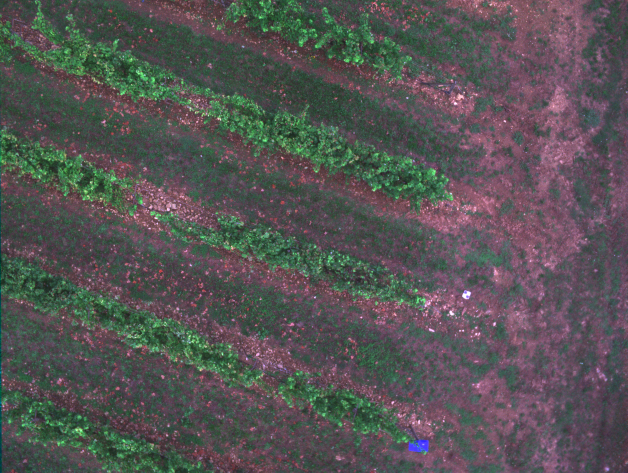
#> input picture Vineyard_dataset_project/VIEW_ROW/colour_balance/balanced_img_V1.png, 1255 x 945 px (shown at 1/2 size)
$ python apply_histogram_balance.py
#> lines starting #> are read from the running program, lines starting #| are printed output that depends on the picture
import matplotlib.pyplot as plt

from skimage import data
from skimage import exposure
from skimage.exposure import match_histograms
import cv2


reference =  cv2.cvtColor(cv2.imread('balanced_img_V1.png'), cv2.COLOR_BGR2RGB)
#reference = cv2.resize(reference, (1255, 945))
image = cv2.cvtColor(cv2.imread('IMG_0030.tif'), cv2.COLOR_BGR2RGB)
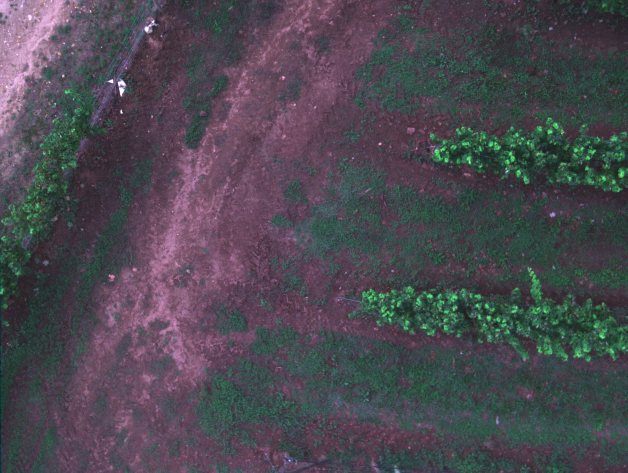
#> input picture Vineyard_dataset_project/VIEW_ROW/colour_balance/IMG_0030.tif, 1255 x 945 px (shown at 1/2 size)
#image = cv2.cvtColor(cv2.imread('original_image.JPG'), cv2.COLOR_BGR2RGB)


print(image.shape)
#| (945, 1255, 3)
print(reference.shape)
#| (945, 1255, 3)

matched = match_histograms(image, reference, channel_axis=-1)

fig, (ax1, ax2, ax3) = plt.subplots(nrows=1, ncols=3, figsize=(8, 3),
                                    sharex=True, sharey=True)
for aa in (ax1, ax2, ax3):
    aa.set_axis_off()

ax1.imshow(image)
ax1.set_title('Source')
ax2.imshow(reference)
ax2.set_title('Reference')
ax3.imshow(matched)
ax3.set_title('Matched')

plt.tight_layout()
plt.show()
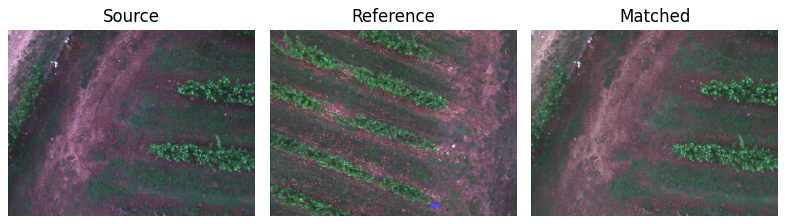
#> figure drawn by matplotlib, 3 panels
